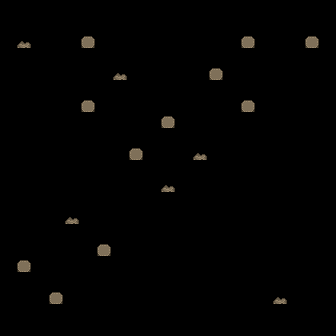

Tiled map render using the project's own tile images. Description and the map definition, with tile-layer contents summarised, below:
An orthogonal 21x21 tile map with 16x16 px tiles, 1 tile layer (Foreground), 9 hidden layers not drawn, 6 tilesets.

<map version="1.10" tiledversion="1.11.0" orientation="orthogonal" renderorder="right-down" width="21" height="21" tilewidth="16" tileheight="16" infinite="0" nextlayerid="12" nextobjectid="1">
 <tileset firstgid="1" source="RA_Beast.tsx" />
 <tileset firstgid="449" source="RA_Wasteland.tsx" />
 <tileset firstgid="1553" source="RA_Hell.tsx" />
 <tileset firstgid="1809" source="RA_Cavern.tsx" />
 <tileset firstgid="2833" name="RA_Crypt" tilewidth="16" tileheight="16" tilecount="512" columns="32">
  <image source="tilesets/RA_Crypt.png" width="512" height="256" />
 </tileset>
 <tileset firstgid="3345" name="RA_Ancient" tilewidth="16" tileheight="16" tilecount="1536" columns="48">
  <image source="tilesets/RA_Ancient.png" width="768" height="512" />
 </tileset>
 <layer id="3" name="Floors" width="21" height="21" visible="0">
  <data>[441 cells, 441 non-empty, 9 distinct tile ids]</data>
 </layer>
 <layer id="10" name="Details (Floors)" width="21" height="21" visible="0">
  <data>[441 cells, 65 non-empty, 37 distinct tile ids]</data>
 </layer>
 <layer id="2" name="Walls" width="21" height="21" visible="0" locked="1">
  <data>[441 cells, 118 non-empty, 12 distinct tile ids]</data>
 </layer>
 <layer id="8" name="Obstacles" width="21" height="21" visible="0">
  <data>[441 cells, 77 non-empty, 36 distinct tile ids]</data>
 </layer>
 <layer id="11" name="Foreground" width="21" height="21">
  <data>[441 cells, 17 non-empty, 6 distinct tile ids]</data>
 </layer>
 <layer id="9" name="Chest (Floors)" width="21" height="21" visible="0">
  <data>[441 cells, 1 non-empty, 1 distinct tile ids]</data>
 </layer>
 <layer id="4" name="Door N" width="21" height="21" visible="0" locked="1">
  <data>[441 cells, 6 non-empty, 6 distinct tile ids]</data>
 </layer>
 <layer id="1" name="Door S" width="21" height="21" visible="0" locked="1">
  <data>[441 cells, 5 non-empty, 2 distinct tile ids]</data>
 </layer>
 <layer id="5" name="Door E" width="21" height="21" visible="0" locked="1">
  <data>[441 cells, 5 non-empty, 2 distinct tile ids]</data>
 </layer>
 <layer id="6" name="Door W" width="21" height="21" visible="0" locked="1">
  <data>[441 cells, 5 non-empty, 2 distinct tile ids]</data>
 </layer>
</map>
